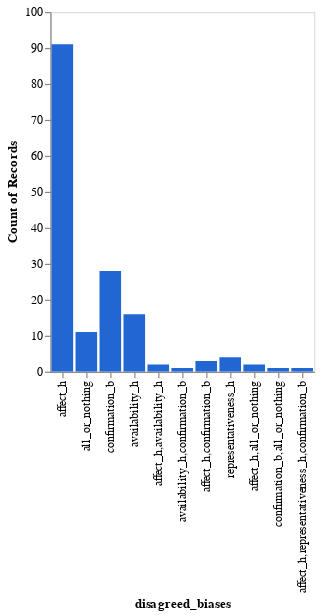

The cell this chart's notebook holds for it:
### Code cell
_dntk.DeepnoteChart(perfect_disagreement, """{"layer":[{"layer":[{"mark":{"clip":true,"type":"bar","color":"#2266D3","tooltip":true},"encoding":{"x":{"axis":{"grid":false},"sort":null,"type":"nominal","field":"disagreed_biases","scale":{"type":"linear"}},"y":{"axis":{"grid":false},"sort":null,"type":"quantitative","scale":{"type":"linear"},"format":{"type":"default","decimals":null},"aggregate":"count","formatType":"numberFormatFromNumberType"}}}]}],"title":"","config":{"legend":{}},"$schema":"https://vega.github.io/schema/vega-lite/v5.json","encoding":{},"usermeta":{"tooltipDefaultMode":true}}""")

### Figure 1 — Vega-Lite specification as saved in the notebook (floating-point values rounded to 4 significant figures; data arrays with more than 128 entries replaced by an {"elided": "..."} marker saying what was removed)
{"layer": [{"layer": [{"mark": {"clip": true, "type": "bar", "color": "#2266D3", "tooltip": true}, "encoding": {"x": {"axis": {"grid": false}, "sort": null, "type": "nominal", "field": "disagreed_biases", "scale": {"type": "linear"}}, "y": {"axis": {"grid": false}, "sort": null, "type": "quantitative", "scale": {"type": "linear"}, "format": {"type": "default", "decimals": null}, "aggregate": "count", "formatType": "numberFormatFromNumberType"}}}]}], "title": "", "config": {"legend": {}}, "$schema": "https://vega.github.io/schema/vega-lite/v5.json", "encoding": {}, "usermeta": {"tooltipDefaultMode": true}, "data": {"values": {"elided": "160 records"}}}
